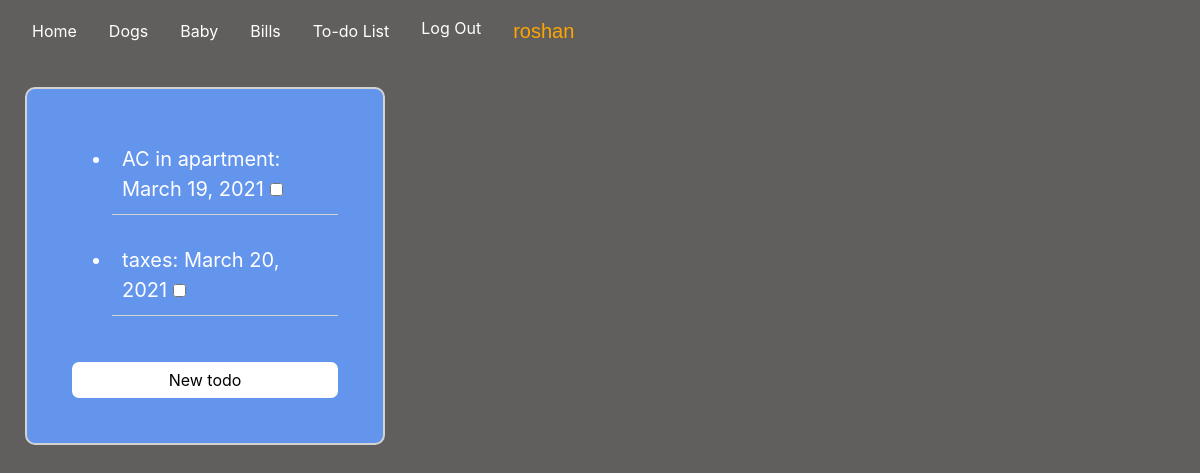
/todo (signed in), run on an earlier commit of the app's database.
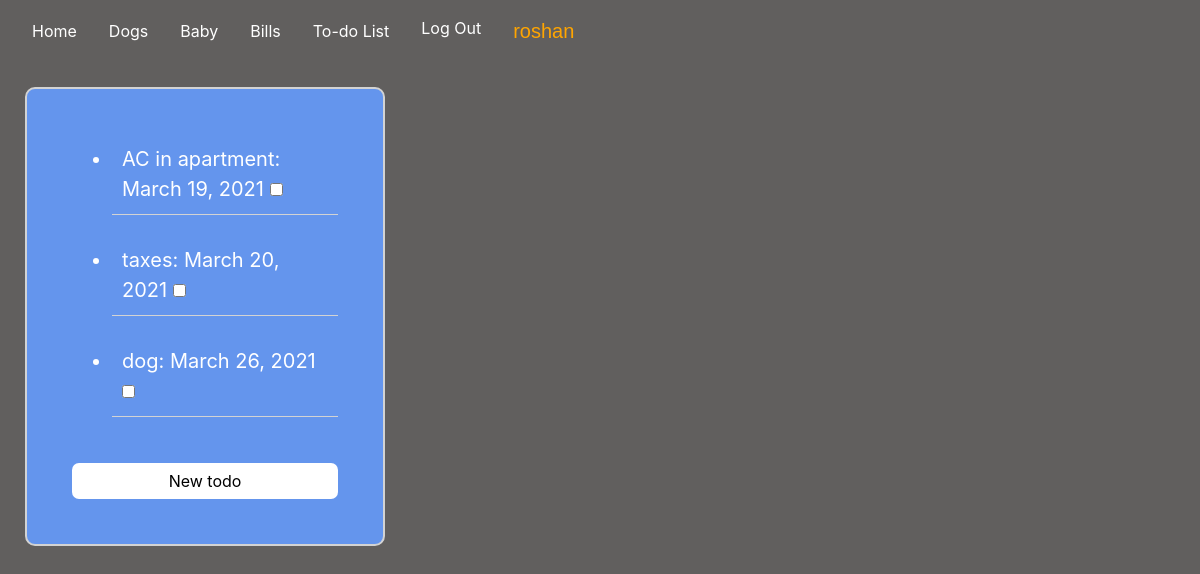
And on a later commit of the database.
### housemanager/models.py (models this page shows)
class Todo(models.Model):
    todo = models.CharField(max_length = 200)
    done = models.BooleanField(default=False)
    todo_date = models.DateField(default=datetime.now, blank=True)
    todo_cat = models.CharField(max_length=200, blank = True)
    def __str__(self):
        return f"{self.todo}"

### housemanager/views.py (the view)
# urls.py: path("todo", views.todo, name="todo"),
@login_required(login_url="/login")
def todo(request):
    todolist = Todo.objects.filter(done=False)
    print(todolist)
    return render(request, "housemanager/todo.html", {
        "todo": todolist
    })

### housemanager/templates/housemanager/todo.html (shortened to what this page needs)
{% extends "housemanager/layout.html" %}
{% load static %}
{% block body %}
    <div id="todolist">
        <ul id="ullist">
            {% for todo in todo%}
            <li data-id={{todo.id}} id="listitem" class="listitem">
                    {{todo.todo}}:
                    {{todo.todo_date}}
                    <input data-id={{todo.id}} type="checkbox" class="todo-done" id="todo-done">
            </li>
            {% endfor%}
        </ul>
        <button class="btn btn-primary" id="create-todo">
            New todo
        </button>
    </div>
{% endblock %}

What changed in the data, as far as the page shows it:
added Todo: todo "dog", todo_date "March 26, 2021"
